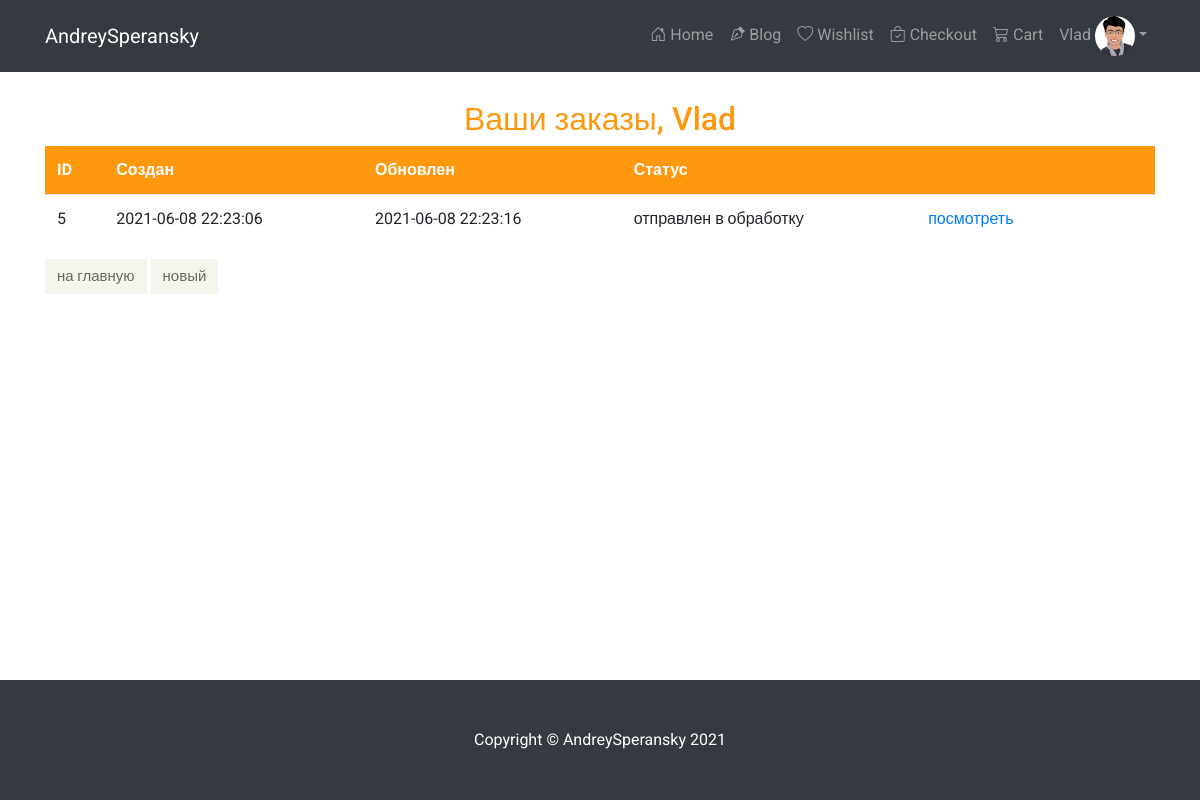
Screenshot of /order/ (signed in) with the database file from the repository.
### authapp/models.py (models this page shows, shortened)
class ShopUser(AbstractUser):
    avatar = models.ImageField(upload_to='avatars/%Y/%m/%d/', verbose_name='аватар', blank=True)

### ordersapp/models.py (models this page shows, shortened)
class Order(models.Model):
    FORMING = 'FM'
    SENT_TO_PROCEED = 'STP'
    PROCEEDED = 'PRD'
    PAID = 'PD'
    READY = 'RDY'
    CANCEL = 'CNC'
    ORDER_STATUS_CHOICES = (
        (FORMING, 'формируется'),
        (SENT_TO_PROCEED, 'отправлен в обработку'),
        (PAID, 'оплачен'),
        (PROCEEDED, 'обрабатывается'),
        (READY, 'готов к выдаче'),
        (CANCEL, 'отменен'),
    )
    user = models.ForeignKey(settings.AUTH_USER_MODEL, on_delete=models.CASCADE)
    created = models.DateTimeField(verbose_name='создан', auto_now_add=True)
    updated = models.DateTimeField(verbose_name='обновлен', auto_now=True)
    status = models.CharField(verbose_name='статус', max_length=3, choices=ORDER_STATUS_CHOICES, default=FORMING)
    is_active = models.BooleanField(verbose_name='активен', default=True)
    class Meta:
        ordering = ('-created',)
        verbose_name = 'заказ'
        verbose_name_plural = 'заказы'

### ordersapp/views.py (the view)
# urls.py: path('', ordersapp.OrderList.as_view(), name='orders_list'),
class OrderList(ListView):
    model = Order
    def get_queryset(self):
        return Order.objects.filter(user=self.request.user)

### ordersapp/templates/ordersapp/order_list.html (shortened to what this page needs)
{% extends 'ordersapp/base.html' %}
{% load static %}
{% block content %}
    <div class="h2 text-center head">
        Ваши заказы, {% if user.first_name %}{{ user.first_name|title}}{% else %}Пользователь{% endif %}
    </div>
    <table class="table orders_list">
        <thead>
          <tr class="order_menu">
            <th>ID</th>
            <th>Создан</th>
            <th>Обновлен</th>
            <th>Статус</th>
            <th></th>
            <th></th>
            <th></th>
          </tr>
        </thead>
        <tbody>
            {% for item in object_list %}
                {% if item.is_active %}
                <tr>
                    <td class="td1 orders_list">{{ item.pk }}</td>
                    <td>{{ item.created|date:"Y-m-d H:i:s" }}</td>
                    <td>{{ item.updated|date:"Y-m-d H:i:s" }}</td>
                    <td>{{ item.get_status_display }}</td>
                    <td>
                        <a href="{% url 'ordersapp:order_read' item.pk %}">посмотреть</a>
                    </td>
                    <td>
                    </td>
                    <td>
                    </td>
                </tr>
                {% endif %}
            {% endfor %}
        </tbody>
    </table>
    <button class="btn btn-default btn-round">
        <a href="{% url 'mainapp:index' %}">
            на главную
        </a>
    </button>
    <button class="btn btn-default btn-round">
        <a href="{% url 'ordersapp:order_create' %}">
            новый
        </a>
    </button>
{% endblock %}

### templates/includes/inc_navbar.html (shortened to what this page needs)
<nav class="navbar navbar-expand-lg navbar-dark bg-dark fixed-top">
  <div class="container">
    <a class="navbar-brand" href="#">AndreySperansky</a>
    <div class="collapse navbar-collapse" id="navbarResponsive">
      <ul class="navbar-nav ml-auto">
        <li class="nav-item ">
          <a class="nav-link {% if request.resolver_match.url_name == 'index' %}active{% endif %}" href="{% url 'mainapp:index' %}">
            <i class="bi bi-house-door"></i>
            Home
          </a>
        </li>
        <li class="nav-item ">
          <a class="nav-link {% if request.resolver_match.namespace == 'blog' %}active{% endif %}" href="{% url 'blog:main' %}">
            <i class="bi bi-vector-pen"></i>
            Blog
          </a>
        </li>
        <li class="nav-item">
          <a class="nav-link {% if request.resolver_match.url_name == 'bookmarks' %}active{% endif %}" href="{% url 'mainapp:bookmarks' %}">
          <i class="bi bi-heart"></i>
            Wishlist
          </a>
        </li>
        <li class="nav-item">
          <a class="nav-link {% if request.resolver_match.url_name == 'checkout' %}active{% endif %}" href="{% url 'basketapp:checkout' %}">
            <i class="bi bi-bag-check"></i>
            Checkout
          </a>
        </li>
        <li class="nav-item">
          <a class="nav-link {% if request.resolver_match.url_name == 'cart' %}active{% endif %}" href="{% url 'basketapp:cart' %}">
            <i class="bi bi-cart3"></i>
            Cart
          </a>
        </li>
        {% if user.is_authenticated %}
          <li class="nav-item dropdown">
            <a class="nav-link dropdown-toggle" id="userDropdown" href="#" role="button" data-toggle="dropdown"
               aria-haspopup="true" aria-expanded="false">{{ user.first_name|default:'Noname' }} <img
                    src="/media/{{ user.avatar|default:'avatars/avatar-placeholder2.png' }}" alt="..."
                    class="rounded-circle" width="40"></a>
          </li>
        {% endif %}
      </ul>
    </div>
  </div>
</nav>

### myshop/static/css/main.css (style rules this page uses)
body { display: flex; flex-direction: column; padding-top: 100px; min-height: 100vh; font-family: 'Roboto', sans-serif; background: none; position: relative; font-weight:400; }
ul li { list-style: none; }
a { -webkit-transition: 300ms; -moz-transition: 300ms; -o-transition: 300ms; transition: 300ms; }
.h2 { color: #FE980F; }
.dropdown-toggle { margin-top: 0 !important; }
.navbar-collapse.collapse { padding-left: 0; }
.navbar-nav { align-items: baseline; }
.order_menu { background: #FE980F; color: #fff; font-size: 16px; font-family: 'Roboto', sans-serif; font-weight: normal; }
.table thead th { border: 0 !important; border-spacing: 0 !important; }
.btn-default { background:#F5F5ED; border: 0 none; border-radius: 0; color: #696763; font-family: 'Roboto', sans-serif; font-size: 15px; margin-bottom: 15px; }
.btn-default a { color: #696763; }

### rows the page displays
ShopUser: first_name "Vlad", avatar (picture)
Order: pk "5", created "2021-06-08 22:23:06", updated "2021-06-08 22:23:16", status "отправлен в обработку"
